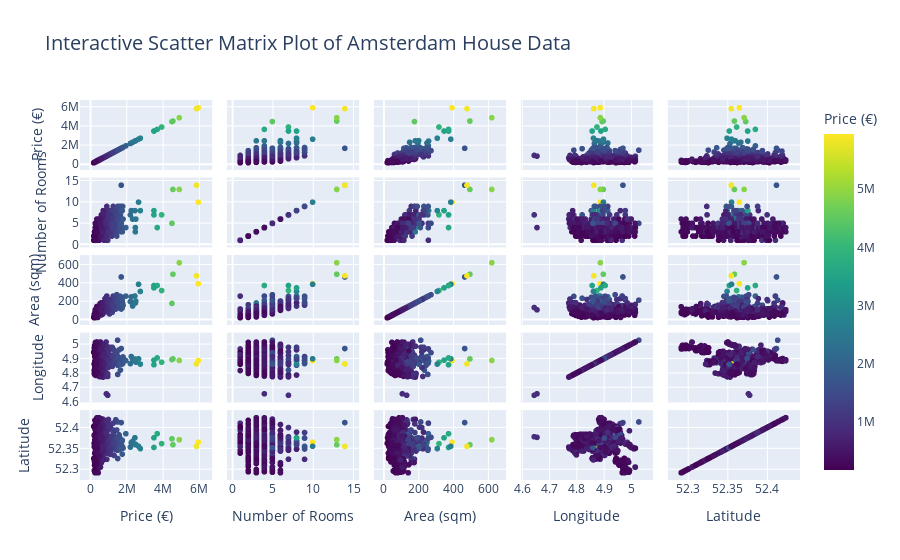

Here is the notebook cell this chart was saved with:
### Code cell
# Create a scatter matrix (pair plot) for the selected columns
fig = px.scatter_matrix(
    data,
    dimensions=["Price", "Room", "Area", "Lon", "Lat"],  # Columns to be plotted
    color="Price",  # Use 'Price' for color coding
    title="Interactive Scatter Matrix Plot of Amsterdam House Data",
    labels={
        "Price": "Price (€)",
        "Room": "Number of Rooms",
        "Area": "Area (sqm)",
        "Lon": "Longitude",
        "Lat": "Latitude"
    },
    color_continuous_scale="Viridis",  # Color scale to represent 'Price'
    template="plotly"
)

# Update layout for better readability
fig.update_layout(
    title_font_size=20,
    showlegend=False  # Hide the legend for clarity in the scatter matrix
)

# Show the interactive plot
fig.show()

### Figure 1 — Plotly figure (JSON) as saved in the notebook; plotly's stock layout.template omitted (floating-point values rounded to 4 significant figures; data arrays with more than 128 entries replaced by an {"elided": "..."} marker saying what was removed)
{"data": [{"dimensions": [{"axis": {"matches": true}, "label": "Price (€)", "values": {"elided": "920 int values"}}, {"axis": {"matches": true}, "label": "Number of Rooms", "values": {"elided": "920 int values"}}, {"axis": {"matches": true}, "label": "Area (sqm)", "values": {"elided": "920 int values"}}, {"axis": {"matches": true}, "label": "Longitude", "values": {"elided": "920 float values"}}, {"axis": {"matches": true}, "label": "Latitude", "values": {"elided": "920 float values"}}], "hovertemplate": "%{xaxis.title.text}=%{x}<br>%{yaxis.title.text}=%{y}<br>Price (€)=%{marker.color}<extra></extra>", "legendgroup": "", "marker": {"color": {"elided": "920 int values"}, "coloraxis": "coloraxis", "symbol": "circle"}, "name": "", "showlegend": false, "type": "splom"}], "layout": {"coloraxis": {"colorbar": {"title": {"text": "Price (€)"}}, "colorscale": [[0, "#440154"], [0.1111, "#482878"], [0.2222, "#3e4989"], [0.3333, "#31688e"], [0.4444, "#26828e"], [0.5556, "#1f9e89"], [0.6667, "#35b779"], [0.7778, "#6ece58"], [0.8889, "#b5de2b"], [1, "#fde725"]]}, "dragmode": "select", "legend": {"tracegroupgap": 0}, "showlegend": false, "title": {"font": {"size": 20}, "text": "Interactive Scatter Matrix Plot of Amsterdam House Data"}}}
